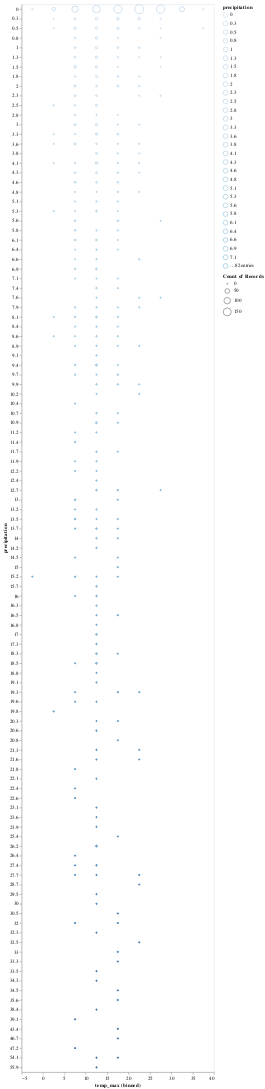
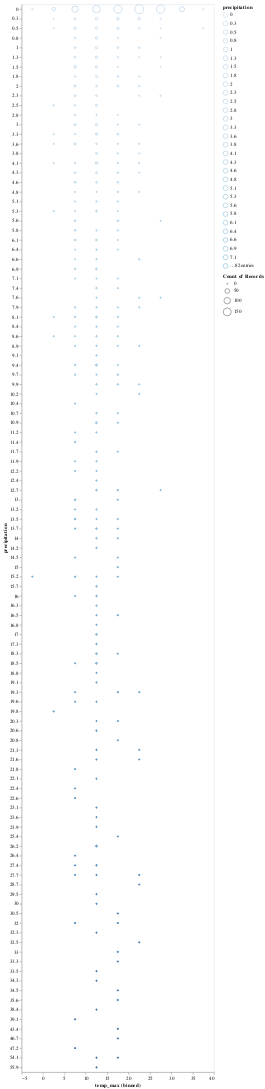
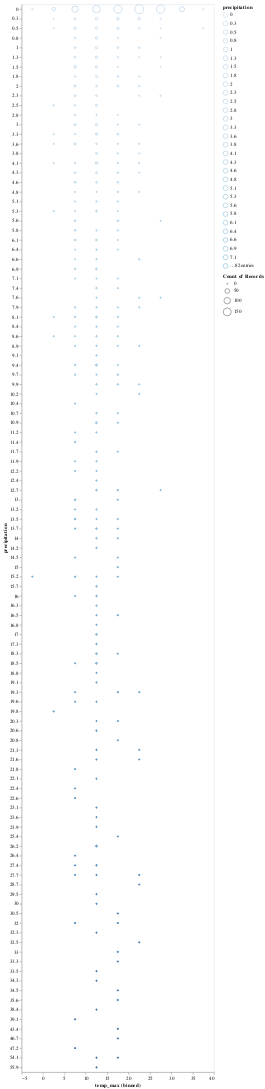

Notebook cell for these charts, in order:
### Markdown cell above
We will demonstrate how we found a bug in one of our soft constraints and fixed it. 
At the begining, the soft constraint `binned_orientation_not_x` was incorrectly defined as:
```prolog
preference(binned_orientation_not_x,E) :- 
    attribute((field,type),F,(number;datetime)), 
    helper((encoding,field),E,F), 
    attribute((encoding,binning),E,_), 
    not attribute((encoding,channel),E,x).
```
Now, to simulate our debugging process, let's replace the current correct definition with it:

### Code cell
from draco.asp_utils import blocks_to_program
from draco.programs import soft
from draco import run_clingo

# remove the correct definition, and then replace it with the incorrect one.
s = ('').join(blocks_to_program(
        soft.blocks, set(soft.blocks.keys()) - set(["binned_orientation_not_x"])
    )
)

s += "preference(binned_orientation_not_x,E) :- \
    attribute((field,type),F,(number;datetime)), \
    helper((encoding,field),E,F), \
    attribute((encoding,binning),E,_), \
    not attribute((encoding,channel),E,x)."
new_draco = Draco(soft=s)

i = 1
specs = {}
for model in new_draco.complete_spec(new_input, 5):
    spec = answer_set_to_dict(model.answer_set)
    specs[i] = dict_to_facts(spec)
    print("CHART {}".format(i))
    print("COST:")
    print(model.cost)
    pprint(spec)
    print(str(model))
    display(renderer.render(spec=spec, data=weather_data))
    i += 1

print("VIOLATED PREFERENCES:")
debugger = DracoDebug(specs=specs, draco=new_draco)
chart_preferences = debugger.chart_preferences
plotter = DracoDebugPlotter(chart_preferences)

# sort by sum of count
plotter.create_chart(DracoDebugPlotter.__DEFAULT_CONFIGS__[1])

### Figure 1 — Vega-Lite specification as saved in the notebook (floating-point values rounded to 4 significant figures; data arrays with more than 128 entries replaced by an {"elided": "..."} marker saying what was removed)
{"config": {"view": {"continuousWidth": 400, "continuousHeight": 300}}, "data": {"name": "data-830c39fec90146253fb06a06c26374ef"}, "mark": "point", "encoding": {"color": {"field": "precipitation", "type": "ordinal"}, "size": {"aggregate": "count", "scale": {"type": "linear", "zero": true}}, "x": {"bin": {"maxbins": 10}, "field": "temp_max", "scale": {"type": "linear"}, "type": "quantitative"}, "y": {"field": "precipitation", "type": "ordinal"}}, "$schema": "https://vega.github.io/schema/vega-lite/v4.17.0.json", "datasets": {"data-830c39fec90146253fb06a06c26374ef": {"elided": "1461 records"}}}

### Figure 2 — Vega-Lite specification as saved in the notebook (floating-point values rounded to 4 significant figures; data arrays with more than 128 entries replaced by an {"elided": "..."} marker saying what was removed)
{"config": {"view": {"continuousWidth": 400, "continuousHeight": 300}}, "data": {"name": "data-830c39fec90146253fb06a06c26374ef"}, "mark": "point", "encoding": {"color": {"field": "precipitation", "type": "ordinal"}, "size": {"aggregate": "count", "scale": {"type": "linear", "zero": true}}, "x": {"bin": {"maxbins": 10}, "field": "temp_max", "scale": {"type": "linear", "zero": true}, "type": "quantitative"}, "y": {"field": "precipitation", "type": "ordinal"}}, "$schema": "https://vega.github.io/schema/vega-lite/v4.17.0.json", "datasets": {"data-830c39fec90146253fb06a06c26374ef": {"elided": "1461 records"}}}

### Figure 3 — Vega-Lite specification as saved in the notebook (floating-point values rounded to 4 significant figures; data arrays with more than 128 entries replaced by an {"elided": "..."} marker saying what was removed)
{"config": {"view": {"continuousWidth": 400, "continuousHeight": 300}}, "data": {"name": "data-830c39fec90146253fb06a06c26374ef"}, "mark": "point", "encoding": {"color": {"field": "precipitation", "scale": {"zero": true}, "type": "ordinal"}, "size": {"aggregate": "count", "scale": {"type": "linear", "zero": true}}, "x": {"bin": {"maxbins": 10}, "field": "temp_max", "scale": {"type": "linear"}, "type": "quantitative"}, "y": {"field": "precipitation", "type": "ordinal"}}, "$schema": "https://vega.github.io/schema/vega-lite/v4.17.0.json", "datasets": {"data-830c39fec90146253fb06a06c26374ef": {"elided": "1461 records"}}}
